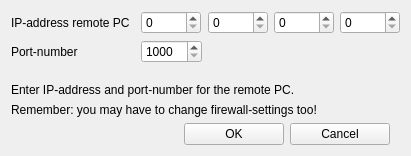
<?xml version="1.0" encoding="UTF-8"?>
<ui version="4.0">
 <class>UICFTNControls</class>
 <widget class="QWidget" name="UICFTNControls">
  <property name="geometry">
   <rect>
    <x>0</x>
    <y>0</y>
    <width>411</width>
    <height>156</height>
   </rect>
  </property>
  <property name="windowTitle">
   <string>FTNoIR protocol settings FaceTrackNoIR</string>
  </property>
  <property name="windowIcon">
   <iconset>
    <normaloff>images/FaceTrackNoIR.png</normaloff>images/facetracknoir.png</iconset>
  </property>
  <property name="layoutDirection">
   <enum>Qt::LeftToRight</enum>
  </property>
  <property name="autoFillBackground">
   <bool>false</bool>
  </property>
  <layout class="QVBoxLayout" name="_vertical_layout">
   <item>
    <layout class="QGridLayout" name="gridLayout">
     <item row="1" column="4">
      <widget class="QSpinBox" name="spinIPFourthNibble">
       <property name="maximumSize">
        <size>
         <width>60</width>
         <height>16777215</height>
        </size>
       </property>
       <property name="maximum">
        <number>255</number>
       </property>
       <property name="singleStep">
        <number>1</number>
       </property>
      </widget>
     </item>
     <item row="1" column="1">
      <widget class="QSpinBox" name="spinIPFirstNibble">
       <property name="maximumSize">
        <size>
         <width>60</width>
         <height>16777215</height>
        </size>
       </property>
       <property name="maximum">
        <number>255</number>
       </property>
       <property name="singleStep">
        <number>1</number>
       </property>
      </widget>
     </item>
     <item row="1" column="2">
      <widget class="QSpinBox" name="spinIPSecondNibble">
       <property name="maximumSize">
        <size>
         <width>60</width>
         <height>16777215</height>
        </size>
       </property>
       <property name="maximum">
        <number>255</number>
       </property>
       <property name="singleStep">
        <number>1</number>
       </property>
      </widget>
     </item>
     <item row="1" column="3">
      <widget class="QSpinBox" name="spinIPThirdNibble">
       <property name="maximumSize">
        <size>
         <width>60</width>
         <height>16777215</height>
        </size>
       </property>
       <property name="maximum">
        <number>255</number>
       </property>
       <property name="singleStep">
        <number>1</number>
       </property>
      </widget>
     </item>
     <item row="1" column="0">
      <widget class="QLabel" name="label_4">
       <property name="text">
        <string>IP-address remote PC</string>
       </property>
      </widget>
     </item>
     <item row="2" column="0">
      <widget class="QLabel" name="label_5">
       <property name="text">
        <string>Port-number</string>
       </property>
      </widget>
     </item>
     <item row="2" column="1">
      <widget class="QSpinBox" name="spinPortNumber">
       <property name="minimum">
        <number>1000</number>
       </property>
       <property name="maximum">
        <number>10000</number>
       </property>
      </widget>
     </item>
    </layout>
   </item>
   <item>
    <spacer name="verticalSpacer">
     <property name="orientation">
      <enum>Qt::Vertical</enum>
     </property>
     <property name="sizeHint" stdset="0">
      <size>
       <width>20</width>
       <height>40</height>
      </size>
     </property>
    </spacer>
   </item>
   <item>
    <layout class="QVBoxLayout" name="verticalLayout">
     <item>
      <widget class="QLabel" name="label">
       <property name="text">
        <string>Enter IP-address and port-number for the remote PC.</string>
       </property>
       <property name="wordWrap">
        <bool>true</bool>
       </property>
      </widget>
     </item>
     <item>
      <widget class="QLabel" name="label_3">
       <property name="text">
        <string>Remember: you may have to change firewall-settings too!</string>
       </property>
      </widget>
     </item>
    </layout>
   </item>
   <item>
    <layout class="QHBoxLayout" name="horizontalLayout">
     <item>
      <spacer name="horizontalSpacer_2">
       <property name="orientation">
        <enum>Qt::Horizontal</enum>
       </property>
       <property name="sizeHint" stdset="0">
        <size>
         <width>40</width>
         <height>20</height>
        </size>
       </property>
      </spacer>
     </item>
     <item>
      <layout class="QHBoxLayout" name="horizontalLayout_2">
       <property name="sizeConstraint">
        <enum>QLayout::SetDefaultConstraint</enum>
       </property>
       <item>
        <widget class="QPushButton" name="btnOK">
         <property name="sizePolicy">
          <sizepolicy hsizetype="Preferred" vsizetype="Fixed">
           <horstretch>0</horstretch>
           <verstretch>0</verstretch>
          </sizepolicy>
         </property>
         <property name="minimumSize">
          <size>
           <width>100</width>
           <height>0</height>
          </size>
         </property>
         <property name="maximumSize">
          <size>
           <width>100</width>
           <height>16777215</height>
          </size>
         </property>
         <property name="text">
          <string>OK</string>
         </property>
        </widget>
       </item>
       <item>
        <widget class="QPushButton" name="btnCancel">
         <property name="sizePolicy">
          <sizepolicy hsizetype="Preferred" vsizetype="Fixed">
           <horstretch>0</horstretch>
           <verstretch>0</verstretch>
          </sizepolicy>
         </property>
         <property name="minimumSize">
          <size>
           <width>100</width>
           <height>0</height>
          </size>
         </property>
         <property name="maximumSize">
          <size>
           <width>100</width>
           <height>16777215</height>
          </size>
         </property>
         <property name="text">
          <string>Cancel</string>
         </property>
        </widget>
       </item>
      </layout>
     </item>
     <item>
      <spacer name="horizontalSpacer">
       <property name="orientation">
        <enum>Qt::Horizontal</enum>
       </property>
       <property name="sizeType">
        <enum>QSizePolicy::Fixed</enum>
       </property>
       <property name="sizeHint" stdset="0">
        <size>
         <width>10</width>
         <height>20</height>
        </size>
       </property>
      </spacer>
     </item>
    </layout>
   </item>
  </layout>
 </widget>
 <tabstops>
  <tabstop>spinIPFirstNibble</tabstop>
  <tabstop>spinIPSecondNibble</tabstop>
  <tabstop>spinIPThirdNibble</tabstop>
  <tabstop>spinIPFourthNibble</tabstop>
  <tabstop>spinPortNumber</tabstop>
  <tabstop>btnOK</tabstop>
  <tabstop>btnCancel</tabstop>
 </tabstops>
 <resources/>
 <connections/>
 <slots>
  <slot>startEngineClicked()</slot>
  <slot>stopEngineClicked()</slot>
  <slot>cameraSettingsClicked()</slot>
 </slots>
</ui>
